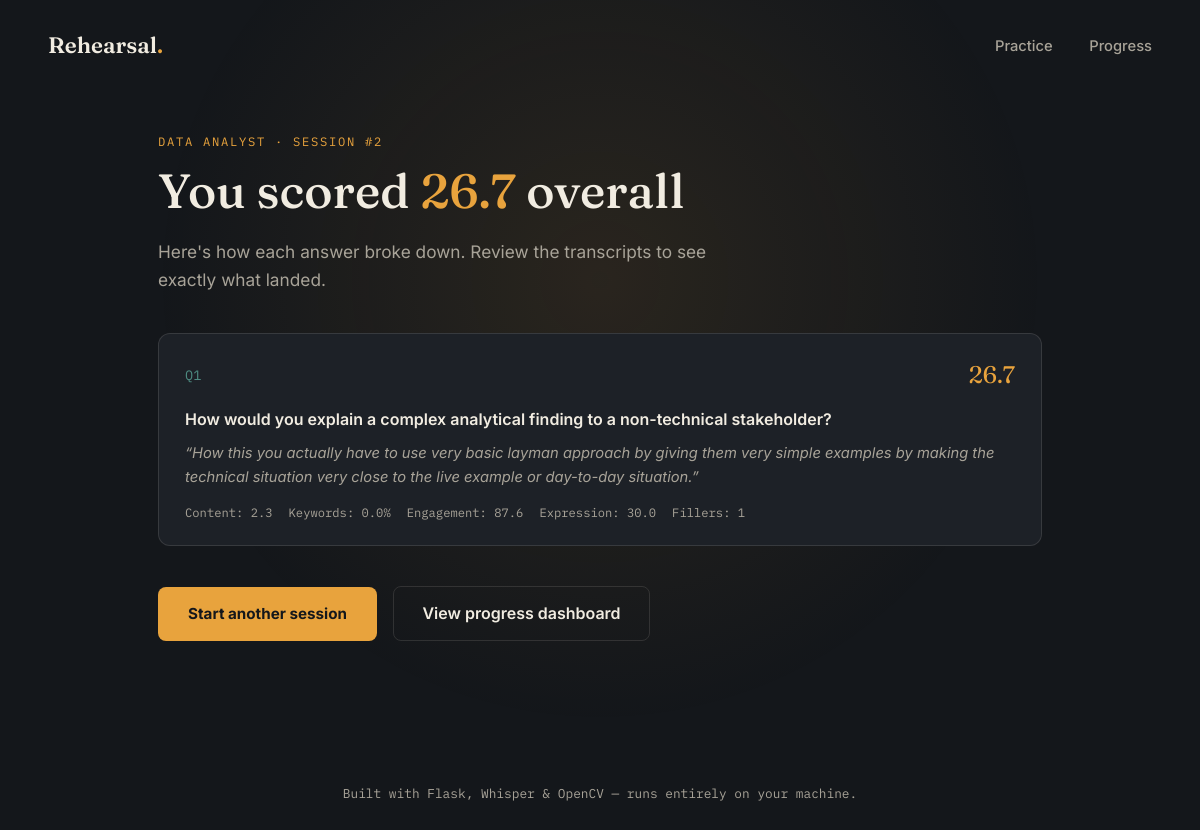
Screenshot of /results/2 with the database file from the repository.
### tables this page shows
CREATE TABLE attempts (
            id INTEGER PRIMARY KEY AUTOINCREMENT,
            session_id INTEGER NOT NULL,
            question_id TEXT NOT NULL,
            question_text TEXT NOT NULL,
            transcript TEXT,
            content_score REAL,
            keyword_coverage REAL,
            filler_count INTEGER,
            engagement_score REAL,
            smile_score REAL,
            overall_score REAL,
            created_at TEXT NOT NULL,
            FOREIGN KEY (session_id) REFERENCES sessions (id)
        );

### app.py (the view)
@app.route("/results/<int:session_id>")
def results(session_id):
    session = db.get_session(session_id)
    attempts = db.get_session_attempts(session_id)
    if not attempts:
        avg_score = 0
    else:
        avg_score = round(sum(a["overall_score"] for a in attempts) / len(attempts), 1)
    return render_template("results.html", session=session, attempts=attempts, avg_score=avg_score)

### services/db.py (called while the page is built)
def get_connection():
    conn = sqlite3.connect(DB_PATH)
    conn.row_factory = sqlite3.Row
    return conn

def get_session_attempts(session_id):
    conn = get_connection()
    cur = conn.cursor()
    cur.execute("SELECT * FROM attempts WHERE session_id = ? ORDER BY id ASC", (session_id,))
    rows = cur.fetchall()
    conn.close()
    return [dict(r) for r in rows]

def get_session(session_id):
    conn = get_connection()
    cur = conn.cursor()
    cur.execute("SELECT * FROM sessions WHERE id = ?", (session_id,))
    row = cur.fetchone()
    conn.close()
    return dict(row) if row else None

### templates/results.html (shortened to what this page needs)
{% extends "base.html" %}
{% block content %}
<section class="results-header">
    <p class="eyebrow">{{ session.role }} &middot; Session #{{ session.id }}</p>
    <h1>You scored <span class="highlight">{{ avg_score }}</span> overall</h1>
    <p class="hero-sub">Here's how each answer broke down. Review the transcripts to see exactly what landed.</p>
</section>
<section class="attempts-list">
    {% for attempt in attempts %}
    <div class="attempt-card">
        <div class="attempt-header">
            <span class="attempt-index">Q{{ loop.index }}</span>
            <span class="attempt-score">{{ attempt.overall_score }}</span>
        </div>
        <p class="attempt-question">{{ attempt.question_text }}</p>
        <p class="attempt-transcript">&ldquo;{{ attempt.transcript }}&rdquo;</p>
        <div class="attempt-metrics">
            <span>Content: {{ attempt.content_score }}</span>
            <span>Keywords: {{ attempt.keyword_coverage }}%</span>
            <span>Engagement: {{ attempt.engagement_score }}</span>
            <span>Expression: {{ attempt.smile_score }}</span>
            <span>Fillers: {{ attempt.filler_count }}</span>
        </div>
    </div>
    {% endfor %}
</section>
<section class="results-actions">
    <a href="{{ url_for('index') }}" class="btn-primary">Start another session</a>
    <a href="{{ url_for('dashboard') }}" class="btn-secondary">View progress dashboard</a>
</section>
{% endblock %}

### static/css/style.css (style rules this page uses)
:root { --ink: #14171B; --ink-soft: #1D2127; --ink-softer: #262B33; --paper: #F1ECE1; --paper-dim: #A8A398; --amber: #E8A33D; --amber-dim: #C98A2E; --teal: #4E8C82; --rose: #C6584B; --line: rgba(241, 236, 225, 0.12); --font-display: 'Fraunces', serif; --font-body: 'Inter', sans-serif; --font-mono: 'IBM Plex Mono', monospace; }
* { box-sizing: border-box; }
body { margin: 0; background: var(--ink); color: var(--paper); font-family: var(--font-body); line-height: 1.6; position: relative; min-height: 100vh; }
.eyebrow { font-family: var(--font-mono); text-transform: uppercase; letter-spacing: 0.14em; font-size: 0.76rem; color: var(--amber); margin: 0 0 14px; }
h1 { font-family: var(--font-display); font-size: 3rem; line-height: 1.1; margin: 0 0 20px; font-weight: 500; color: var(--paper); }
.highlight { color: var(--amber); }
.hero-sub { color: var(--paper-dim); font-size: 1.08rem; max-width: 560px; margin: 0 0 40px; }
.btn-primary { display: inline-block; background: var(--amber); color: var(--ink); border: none; padding: 15px 30px; border-radius: 8px; font-weight: 700; font-size: 0.95rem; cursor: pointer; text-decoration: none; transition: background 0.2s ease, transform 0.15s ease; }
.btn-secondary { display: inline-block; background: transparent; color: var(--paper); border: 1px solid var(--line); padding: 14px 28px; border-radius: 8px; font-weight: 600; text-decoration: none; margin-left: 12px; }
.results-header { margin-bottom: 40px; }
.attempts-list { display: flex; flex-direction: column; gap: 18px; }
.attempt-card { background: var(--ink-soft); border: 1px solid var(--line); border-radius: 12px; padding: 22px 26px; }
.attempt-header { display: flex; justify-content: space-between; align-items: center; margin-bottom: 12px; }
.attempt-index { font-family: var(--font-mono); color: var(--teal); font-size: 0.85rem; }
.attempt-score { font-family: var(--font-display); font-size: 1.5rem; color: var(--amber); }
.attempt-question { font-weight: 600; margin: 0 0 10px; }
.attempt-transcript { color: var(--paper-dim); font-style: italic; font-size: 0.92rem; margin: 0 0 14px; }
.attempt-metrics { display: flex; flex-wrap: wrap; gap: 16px; font-family: var(--font-mono); font-size: 0.76rem; color: var(--paper-dim); }
.results-actions { margin-top: 40px; }

### rows the page displays
attempts: overall_score "26.7", question_text "How would you explain a complex analytical finding to a non-technical stakeholder?", transcript "How this you actually have to use very basic layman approach by giving them very simple examples by making the technical situation very close to the live example or day-to-day situation.", content_score "2.3", keyword_coverage "0.0", engagement_score "87.6", smile_score "30.0", filler_count "1"

### other values shown
{{ session.role }} "DATA ANALYST"
{{ session.id }} "2"
{{ avg_score }} "26.7"
